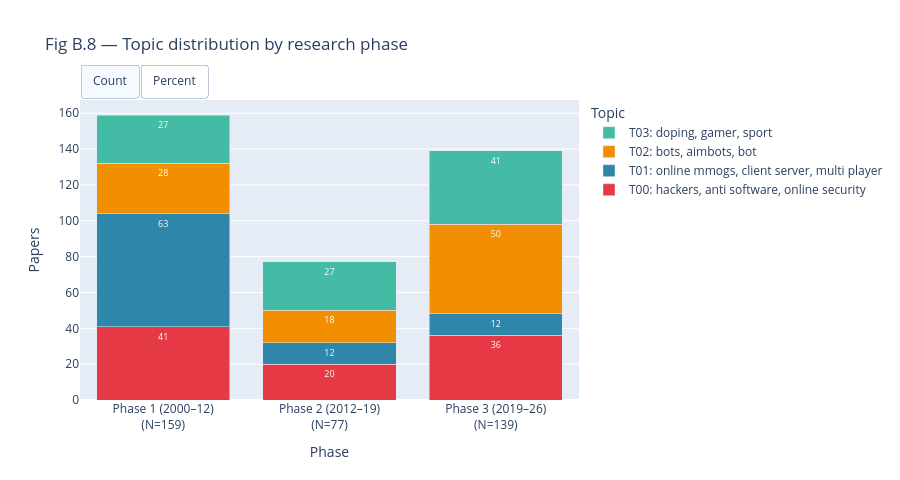

Notebook cell for this chart:
### Code cell
# Fig B.8 — Topic distribution by research phase (count / % toggle)
phase_order = ["Phase 1 (2000–12)", "Phase 2 (2012–19)", "Phase 3 (2019–26)"]

phase_topic = (
    df_v.groupby(["phase", "topic_id_clean"]).size()
    .unstack(fill_value=0)
    .reindex(phase_order)
)
phase_totals  = phase_topic.sum(axis=1)
phase_pct     = phase_topic.div(phase_totals, axis=0).mul(100).round(1)
t_ids_phase   = phase_topic.columns.tolist()

traces_cnt, traces_pct = [], []
for t_id in t_ids_phase:
    color  = CLUSTER_PALETTE[t_id % len(CLUSTER_PALETTE)]
    name   = topic_labels_map.get(t_id, f"T{t_id:02d}")
    x_lbls = [f"{p}<br>(N={int(phase_totals.get(p,0))})" for p in phase_order]
    cnt_v  = phase_topic[t_id].tolist()
    pct_v  = phase_pct[t_id].tolist()
    traces_cnt.append(go.Bar(
        name=name, x=x_lbls, y=cnt_v, marker_color=color, visible=True,
        text=[str(v) if v > 0 else "" for v in cnt_v],
        textposition="inside", textfont=dict(size=9, color="white"),
    ))
    traces_pct.append(go.Bar(
        name=name, x=x_lbls, y=pct_v, marker_color=color, visible=False,
        text=[f"{v:.0f}%" if v > 0 else "" for v in pct_v],
        textposition="inside", textfont=dict(size=9, color="white"),
    ))

n_t = len(t_ids_phase)
fig_phase = go.Figure(traces_cnt + traces_pct)
fig_phase.update_layout(
    barmode="stack",
    title="Fig B.8 — Topic distribution by research phase",
    xaxis_title="Phase", yaxis_title="Papers",
    legend_title="Topic",
    height=480,
    updatemenus=[dict(
        type="buttons", direction="right", x=0.0, y=1.12, xanchor="left",
        buttons=[
            dict(label="Count",   method="update",
                 args=[{"visible": [True]*n_t  + [False]*n_t}, {"yaxis.title.text": "Papers"}]),
            dict(label="Percent", method="update",
                 args=[{"visible": [False]*n_t + [True]*n_t},  {"yaxis.title.text": "% of phase"}]),
        ],
    )],
)
fig_phase.show()
save_figure(fig_phase, "05_B8_topic_by_phase")

### Figure 1 — Plotly figure (JSON) as saved in the notebook; plotly's stock layout.template omitted (floating-point values rounded to 4 significant figures)
{"data": [{"marker": {"color": "#E63946"}, "name": "T00: hackers, anti software, online security", "text": ["41", "20", "36"], "textfont": {"color": "white", "size": 9}, "textposition": "inside", "type": "bar", "visible": true, "x": ["Phase 1 (2000–12)<br>(N=159)", "Phase 2 (2012–19)<br>(N=77)", "Phase 3 (2019–26)<br>(N=139)"], "y": [41, 20, 36]}, {"marker": {"color": "#2E86AB"}, "name": "T01: online mmogs, client server, multi player", "text": ["63", "12", "12"], "textfont": {"color": "white", "size": 9}, "textposition": "inside", "type": "bar", "visible": true, "x": ["Phase 1 (2000–12)<br>(N=159)", "Phase 2 (2012–19)<br>(N=77)", "Phase 3 (2019–26)<br>(N=139)"], "y": [63, 12, 12]}, {"marker": {"color": "#F18F01"}, "name": "T02: bots, aimbots, bot", "text": ["28", "18", "50"], "textfont": {"color": "white", "size": 9}, "textposition": "inside", "type": "bar", "visible": true, "x": ["Phase 1 (2000–12)<br>(N=159)", "Phase 2 (2012–19)<br>(N=77)", "Phase 3 (2019–26)<br>(N=139)"], "y": [28, 18, 50]}, {"marker": {"color": "#44BBA4"}, "name": "T03: doping, gamer, sport", "text": ["27", "27", "41"], "textfont": {"color": "white", "size": 9}, "textposition": "inside", "type": "bar", "visible": true, "x": ["Phase 1 (2000–12)<br>(N=159)", "Phase 2 (2012–19)<br>(N=77)", "Phase 3 (2019–26)<br>(N=139)"], "y": [27, 27, 41]}, {"marker": {"color": "#E63946"}, "name": "T00: hackers, anti software, online security", "text": ["26%", "26%", "26%"], "textfont": {"color": "white", "size": 9}, "textposition": "inside", "type": "bar", "visible": false, "x": ["Phase 1 (2000–12)<br>(N=159)", "Phase 2 (2012–19)<br>(N=77)", "Phase 3 (2019–26)<br>(N=139)"], "y": [25.8, 26, 25.9]}, {"marker": {"color": "#2E86AB"}, "name": "T01: online mmogs, client server, multi player", "text": ["40%", "16%", "9%"], "textfont": {"color": "white", "size": 9}, "textposition": "inside", "type": "bar", "visible": false, "x": ["Phase 1 (2000–12)<br>(N=159)", "Phase 2 (2012–19)<br>(N=77)", "Phase 3 (2019–26)<br>(N=139)"], "y": [39.6, 15.6, 8.6]}, {"marker": {"color": "#F18F01"}, "name": "T02: bots, aimbots, bot", "text": ["18%", "23%", "36%"], "textfont": {"color": "white", "size": 9}, "textposition": "inside", "type": "bar", "visible": false, "x": ["Phase 1 (2000–12)<br>(N=159)", "Phase 2 (2012–19)<br>(N=77)", "Phase 3 (2019–26)<br>(N=139)"], "y": [17.6, 23.4, 36]}, {"marker": {"color": "#44BBA4"}, "name": "T03: doping, gamer, sport", "text": ["17%", "35%", "30%"], "textfont": {"color": "white", "size": 9}, "textposition": "inside", "type": "bar", "visible": false, "x": ["Phase 1 (2000–12)<br>(N=159)", "Phase 2 (2012–19)<br>(N=77)", "Phase 3 (2019–26)<br>(N=139)"], "y": [17, 35.1, 29.5]}], "layout": {"barmode": "stack", "height": 480, "legend": {"title": {"text": "Topic"}}, "title": {"text": "Fig B.8 — Topic distribution by research phase"}, "updatemenus": [{"buttons": [{"args": [{"visible": [true, true, true, true, false, false, false, false]}, {"yaxis.title.text": "Papers"}], "label": "Count", "method": "update"}, {"args": [{"visible": [false, false, false, false, true, true, true, true]}, {"yaxis.title.text": "% of phase"}], "label": "Percent", "method": "update"}], "direction": "right", "type": "buttons", "x": 0, "xanchor": "left", "y": 1.12}], "xaxis": {"title": {"text": "Phase"}}, "yaxis": {"title": {"text": "Papers"}}}}
